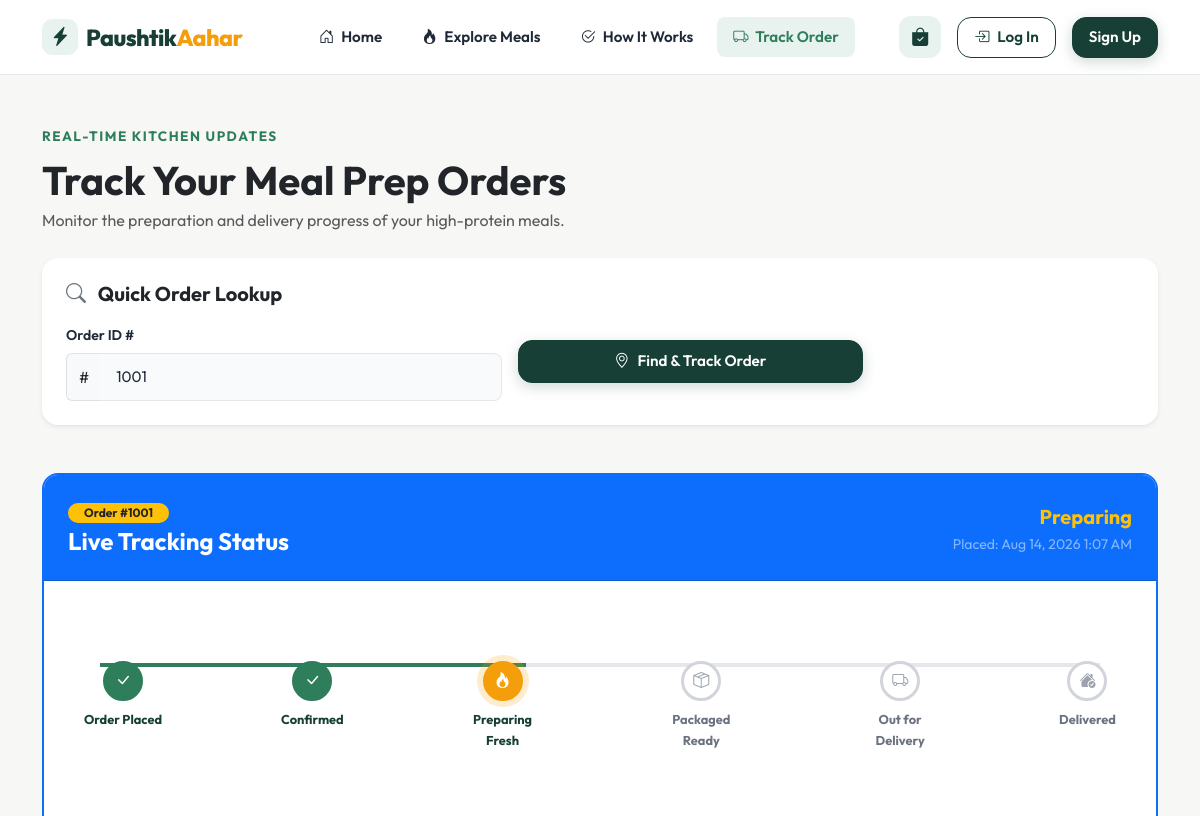
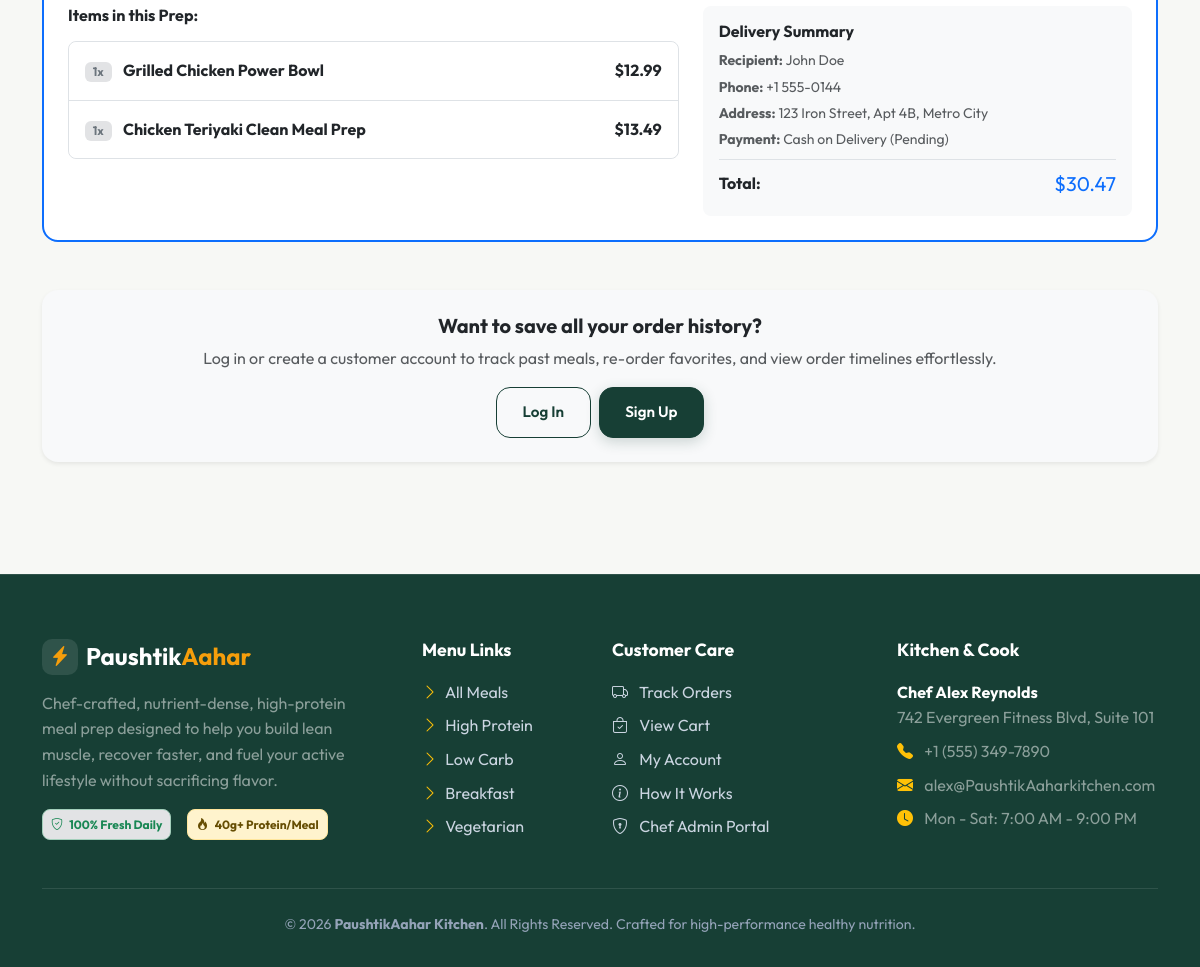
The page /orders.php?id=1001 on the database its author committed (2 pictures, top to bottom).
### tables this page shows
CREATE TABLE `orders` (
  `id` INT AUTO_INCREMENT PRIMARY KEY,
  `user_id` INT NULL,
  `customer_name` VARCHAR(100) NOT NULL,
  `customer_email` VARCHAR(120) NOT NULL,
  `customer_phone` VARCHAR(30) NOT NULL,
  `delivery_address` TEXT NOT NULL,
  `delivery_city` VARCHAR(80) NOT NULL,
  `delivery_instructions` TEXT NULL,
  `subtotal` DECIMAL(10,2) NOT NULL,
  `delivery_fee` DECIMAL(10,2) NOT NULL DEFAULT 3.99,
  `total` DECIMAL(10,2) NOT NULL,
  `payment_method` VARCHAR(50) NOT NULL DEFAULT 'Cash on Delivery',
  `payment_status` ENUM('Pending', 'Paid') NOT NULL DEFAULT 'Pending',
  `status` ENUM('Pending', 'Confirmed', 'Preparing', 'Ready', 'Out for Delivery', 'Delivered', 'Cancelled') NOT NULL DEFAULT 'Pending',
  `created_at` TIMESTAMP DEFAULT CURRENT_TIMESTAMP,
  `updated_at` TIMESTAMP DEFAULT CURRENT_TIMESTAMP ON UPDATE CURRENT_TIMESTAMP,
  FOREIGN KEY (`user_id`) REFERENCES `users`(`id`) ON DELETE SET NULL
);

CREATE TABLE `order_items` (
  `id` INT AUTO_INCREMENT PRIMARY KEY,
  `order_id` INT NOT NULL,
  `meal_id` INT NULL,
  `meal_name` VARCHAR(150) NOT NULL,
  `price` DECIMAL(10,2) NOT NULL,
  `quantity` INT NOT NULL DEFAULT 1,
  `subtotal` DECIMAL(10,2) NOT NULL,
  FOREIGN KEY (`order_id`) REFERENCES `orders`(`id`) ON DELETE CASCADE,
  FOREIGN KEY (`meal_id`) REFERENCES `meals`(`id`) ON DELETE SET NULL
);

CREATE TABLE `settings` (
  `key_name` VARCHAR(50) PRIMARY KEY,
  `key_value` TEXT NOT NULL
);

### orders.php (the view, shortened to what the rows shown need)
<?php
require_once __DIR__ . '/config/database.php';
require_once __DIR__ . '/includes/functions.php';
require_once __DIR__ . '/includes/cart-functions.php';
$user = current_user();
$tracked_order = null;
$search_id = isset($_GET['id']) ? (int)$_GET['id'] : 0;
if ($search_id > 0) {
    if ($user) {
        $stmt = $pdo->prepare("SELECT * FROM orders WHERE id = ? AND (user_id = ? OR customer_email = ?) LIMIT 1");
        $stmt->execute([$search_id, $user['id'], $user['email']]);
    } else {
        $stmt = $pdo->prepare("SELECT * FROM orders WHERE id = ? LIMIT 1");
        $stmt->execute([$search_id]);
    }
    $tracked_order = $stmt->fetch();
}
function get_order_step_number($status) {
    return match($status) {
        'Pending'          => 1,
        'Confirmed'        => 2,
        'Preparing'        => 3,
        'Ready'            => 4,
        'Out for Delivery' => 5,
        'Delivered'        => 6,
        default            => 1
    };
}
require_once __DIR__ . '/includes/header.php';
?>
<div class="container py-5">
  <div class="mb-4">
    <h1 class="fw-bold text-dark mb-1">Track Your Meal Prep Orders</h1>
  </div>
  <?php if ($tracked_order): ?>
    <?php
      $current_step = get_order_step_number($tracked_order['status']);
      $is_cancelled = $tracked_order['status'] === 'Cancelled';
      $stmt_ti = $pdo->prepare("SELECT * FROM order_items WHERE order_id = ?");
      $stmt_ti->execute([$tracked_order['id']]);
      $tracked_items = $stmt_ti->fetchAll();
    ?>
    <div class="card border-2 border-primary shadow-md rounded-4 mb-5 overflow-hidden">
      <div class="card-header bg-primary text-white p-4 d-flex flex-column flex-md-row justify-content-between align-items-md-center gap-2">
        <div>
          <span class="badge bg-warning text-dark fw-bold px-3 py-1 rounded-pill mb-1">Order #<?= $tracked_order['id'] ?></span>
          <h4 class="fw-bold mb-0 text-white">Live Tracking Status</h4>
        </div>
        <div class="text-md-end">
          <span class="fs-5 fw-bold text-warning"><?= e($tracked_order['status']) ?></span>
          <small class="d-block text-white-50">Placed: <?= date('M d, Y g:i A', strtotime($tracked_order['created_at'])) ?></small>
        </div>
      </div>
      <div class="card-body p-4">
        <?php if ($is_cancelled): ?>
          <div class="alert alert-danger rounded-3 d-flex align-items-center gap-2">
            <i class="bi bi-x-circle-fill fs-4"></i>
            <div>This order has been <strong>Cancelled</strong>. If you have questions, please contact Chef Alex.</div>
          </div>
        <?php else: ?>
          <div class="timeline-container py-3">
            <div class="timeline-step <?= $current_step > 1 ? 'completed' : ($current_step === 1 ? 'current' : '') ?>">
              <div class="timeline-dot">
                <i class="bi <?= $current_step > 1 ? 'bi-check-lg' : 'bi-receipt' ?>"></i>
              </div>
              <span class="timeline-label">Order Placed</span>
            </div>
            <div class="timeline-step <?= $current_step > 2 ? 'completed' : ($current_step === 2 ? 'current' : '') ?>">
              <div class="timeline-dot">
                <i class="bi <?= $current_step > 2 ? 'bi-check-lg' : 'bi-check2-circle' ?>"></i>
              </div>
              <span class="timeline-label">Confirmed</span>
            </div>
            <div class="timeline-step <?= $current_step > 3 ? 'completed' : ($current_step === 3 ? 'current' : '') ?>">
              <div class="timeline-dot">
                <i class="bi <?= $current_step > 3 ? 'bi-check-lg' : 'bi-fire' ?>"></i>
              </div>
              <span class="timeline-label">Preparing Fresh</span>
            </div>
            <div class="timeline-step <?= $current_step > 4 ? 'completed' : ($current_step === 4 ? 'current' : '') ?>">
              <div class="timeline-dot">
                <i class="bi <?= $current_step > 4 ? 'bi-check-lg' : 'bi-box-seam' ?>"></i>
              </div>
              <span class="timeline-label">Packaged Ready</span>
            </div>
            <div class="timeline-step <?= $current_step > 5 ? 'completed' : ($current_step === 5 ? 'current' : '') ?>">
              <div class="timeline-dot">
                <i class="bi <?= $current_step > 5 ? 'bi-check-lg' : 'bi-truck' ?>"></i>
              </div>
              <span class="timeline-label">Out for Delivery</span>
            </div>
            <div class="timeline-step <?= $current_step === 6 ? 'completed' : '' ?>">
              <div class="timeline-dot">
                <i class="bi bi-house-check-fill"></i>
              </div>
              <span class="timeline-label">Delivered</span>
            </div>
          </div>
        <?php endif; ?>
        <div class="row g-4 mt-2">
          <div class="col-md-7">
            <h6 class="fw-bold text-dark mb-3">Items in this Prep:</h6>
            <div class="list-group list-group-flush border rounded-3 overflow-hidden">
              <?php foreach ($tracked_items as $item): ?>
                <div class="list-group-item d-flex justify-content-between align-items-center py-3">
                  <div>
                    <span class="badge bg-secondary-subtle text-secondary me-2"><?= $item['quantity'] ?>x</span>
                    <strong class="text-dark"><?= e($item['meal_name']) ?></strong>
                  </div>
                  <span class="fw-bold text-dark"><?= format_price($item['subtotal']) ?></span>
                </div>
              <?php endforeach; ?>
            </div>
          </div>
          <div class="col-md-5">
            <div class="p-3 bg-light rounded-3 h-100">
              <h6 class="fw-bold text-dark mb-2">Delivery Summary</h6>
              <p class="small text-muted mb-1"><strong>Recipient:</strong> <?= e($tracked_order['customer_name']) ?></p>
              <p class="small text-muted mb-1"><strong>Phone:</strong> <?= e($tracked_order['customer_phone']) ?></p>
              <p class="small text-muted mb-1"><strong>Address:</strong> <?= e($tracked_order['delivery_address']) ?>, <?= e($tracked_order['delivery_city']) ?></p>
              <p class="small text-muted mb-2"><strong>Payment:</strong> <?= e($tracked_order['payment_method']) ?> (<?= e($tracked_order['payment_status']) ?>)</p>
              <div class="border-top pt-2 d-flex justify-content-between align-items-center">
                <span class="fw-bold text-dark">Total:</span>
                <span class="fw-extrabold text-primary fs-5"><?= format_price($tracked_order['total']) ?></span>
              </div>
            </div>
          </div>
        </div>
      </div>
    </div>
  <?php elseif ($search_id > 0): ?>
    <div class="alert alert-warning rounded-3 mb-4">
      <i class="bi bi-exclamation-triangle-fill me-2"></i> No order found with ID #<?= $search_id ?>. Please check your order number.
    </div>
  <?php endif; ?>
</div>
<?php require_once __DIR__ . '/includes/footer.php'; ?>

### includes/footer.php (shortened to what the rows shown need)
  </main>
  <footer class="footer-custom">
    <div class="container">
      <div class="row g-4">
        <div class="col-lg-3 col-md-6">
          <h5>Kitchen & Cook</h5>
          <p class="text-white-50 mb-2">
            <strong class="text-white"><?= e(get_setting('cook_name', 'Chef subham ')) ?></strong><br>
            <?= e(get_setting('address', '742 Evergreen Fitness Blvd')) ?>
          </p>
          <p class="text-white-50 mb-2">
            <i class="bi bi-telephone-fill text-warning me-2"></i> <?= e(get_setting('contact_phone', '+977 000       000')) ?>
          </p>
          <p class="text-white-50 mb-2">
            <i class="bi bi-envelope-fill text-warning me-2"></i> <?= e(get_setting('contact_email', 'subham@PaushtikAaharkitchen.com')) ?>
          </p>
          <p class="text-white-50 mb-0">
            <i class="bi bi-clock-fill text-warning me-2"></i> <?= e(get_setting('business_hours', 'Mon - Sat: 7am - 9pm')) ?>
          </p>
        </div>
      </div>
    </div>
  </footer>
</body>
</html>

### rows shown on the page
orders: id "1001", status "Preparing", created_at "Aug 14, 2026 1:07 AM", customer_name "John Doe", customer_phone "+1 555-0144", delivery_address "123 Iron Street, Apt 4B", delivery_city "Metro City", payment_method "Cash on Delivery", payment_status "Pending", total "$30.47"
order_items: quantity "1", meal_name "Grilled Chicken Power Bowl", subtotal "$12.99"
order_items: quantity "1", meal_name "Chicken Teriyaki Clean Meal Prep", subtotal "$13.49"
settings: key_value "Chef Alex Reynolds"
settings: key_value "742 Evergreen Fitness Blvd, Suite 101"
settings: key_value "+1 (555) 349-7890"
settings: key_value "alex@PaushtikAaharkitchen.com"
settings: key_value "Mon - Sat: 7:00 AM - 9:00 PM"
